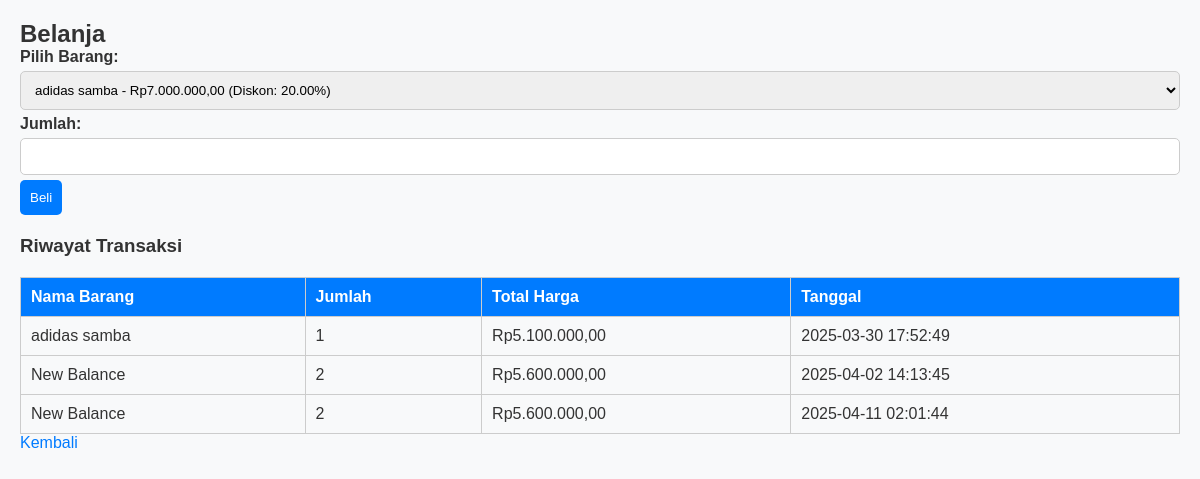
Page /views/transaksi.php (signed in) on the committed database.
### tables this page shows
CREATE TABLE `transaksi` (
  `id` int(11) NOT NULL,
  `user_id` int(11) DEFAULT NULL,
  `barang_id` int(11) DEFAULT NULL,
  `jumlah` int(11) NOT NULL,
  `total_harga` decimal(10,2) NOT NULL,
  `tanggal` timestamp NOT NULL DEFAULT current_timestamp()
);

CREATE TABLE `barang` (
  `id` int(11) NOT NULL,
  `nama` varchar(100) NOT NULL,
  `harga` decimal(10,2) NOT NULL,
  `stok` int(11) NOT NULL,
  `diskon` decimal(5,2) DEFAULT 0.00
);

### models/Transaksi.php (called while the page is built, shortened)
<?php
require_once __DIR__ . '/../config/database.php';
class Transaksi {
    private $conn;
    private $table_name = "transaksi";
    public function __construct() {
        $database = new Database();
        $this->conn = $database->getConnection();
    }
    public function getByUser($user_id) {
        $stmt = $this->conn->prepare("SELECT t.*, b.nama FROM $this->table_name t JOIN barang b ON t.barang_id = b.id WHERE t.user_id = ?");
        $stmt->bind_param("i", $user_id);
        $stmt->execute();
        return $stmt->get_result();
    }
}
?>

### config/Database.php (called while the page is built, shortened)
<?php
class Database {
    private $host = "localhost";
    private $db_name = "aplikasi_diskon";
    private $username = "root";
    private $password = "";
    public function getConnection() {
        $this->conn = null;
        try {
            $this->conn = new mysqli($this->host, $this->username, $this->password, $this->db_name);
        } catch (Exception $e) {
            die($e->getMessage());
        }
        return $this->conn;
    }
}
?>

### models/Barang.php (called while the page is built, shortened)
<?php
require_once __DIR__ . '/../config/database.php';
class Barang {
    private $conn;
    private $table_name = "barang";
    public function __construct() {
        $database = new Database();
        $this->conn = $database->getConnection();
    }
    public function getAll() {
        $stmt = $this->conn->prepare("SELECT * FROM $this->table_name");
        $stmt->execute();
        return $stmt->get_result();
    }
}
?>

### controllers/TransaksiController.php (called while the page is built, shortened)
<?php
require_once __DIR__ . '/../models/Transaksi.php';
require_once __DIR__ . '/../models/Barang.php';
class TransaksiController {
    private $transaksiModel;
    private $barangModel;
    public function __construct() {
        $this->transaksiModel = new Transaksi();
        $this->barangModel = new Barang();
    }
    public function getBarang() {
        return $this->barangModel->getAll();
    }
    public function getTransaksiUser() {
        return $this->transaksiModel->getByUser($_SESSION["user_id"]);
    }
}
?>

### views/transaksi.php (the view, shortened to what this page needs)
<?php
require_once __DIR__ . '/../controllers/TransaksiController.php';
$controller = new TransaksiController();
$barangList = $controller->getBarang();
$transaksiList = $controller->getTransaksiUser();
?>
<!DOCTYPE html>
<html lang="id">
<head>
    <link rel="stylesheet" href="../assets/style.css">
</head>
<body>
    <h2>Belanja</h2>
    <form method="POST">
        <label>Pilih Barang:</label>
        <select name="barang_id" required>
            <?php while ($barang = $barangList->fetch_assoc()) : ?>
                <option value="<?= $barang['id'] ?>">
                    <?= $barang['nama'] ?> - Rp<?= number_format($barang['harga'], 2, ',', '.') ?>
                </option>
            <?php endwhile; ?>
        </select>
        <label>Jumlah:</label>
        <input type="number" name="jumlah" required>
        <button type="submit">Beli</button>
    </form>
    <h3>Riwayat Transaksi</h3>
    <table border="1">
        <tr>
            <th>Nama Barang</th>
            <th>Jumlah</th>
            <th>Total Harga</th>
            <th>Tanggal</th>
        </tr>
        <?php while ($transaksi = $transaksiList->fetch_assoc()) : ?>
            <tr>
                <td><?= $transaksi["nama"] ?></td>
                <td><?= $transaksi["jumlah"] ?></td>
                <td>Rp<?= number_format($transaksi["total_harga"], 2, ',', '.') ?></td>
                <td><?= $transaksi["tanggal"] ?></td>
            </tr>
        <?php endwhile; ?>
    </table>
    <a href="dashboard_user.php">Kembali</a>
</body>
</html>

### assets/style.css (style rules this page uses)
* { margin: 0; padding: 0; box-sizing: border-box; font-family: Arial, sans-serif; }
body { background-color: #f8f9fa; color: #333; padding: 20px; }
form { margin-bottom: 20px; }
form label { font-weight: bold; }
form select, form input { width: 100%; padding: 10px; margin: 5px 0; border: 1px solid #ccc; border-radius: 5px; }
button { background-color: #007bff; color: white; padding: 10px; border: none; border-radius: 5px; cursor: pointer; }
table { width: 100%; border-collapse: collapse; margin-top: 20px; }
th, td { padding: 10px; border: 1px solid #ccc; text-align: left; }
th { background-color: #007bff; color: white; }
a { color: #007bff; text-decoration: none; }

### rows in the picture
transaksi: barang.nama "adidas samba", jumlah "1", total_harga "5.100.000,00", tanggal "2025-03-30 17:52:49"
transaksi: barang.nama "New Balance", jumlah "2", total_harga "5.600.000,00", tanggal "2025-04-02 14:13:45"
transaksi: barang.nama "New Balance", jumlah "2", total_harga "5.600.000,00", tanggal "2025-04-11 02:01:44"

### other values in the picture
form field barang_id "adidas samba - Rp7.000.000,00 (Diskon: 20.00%)"
